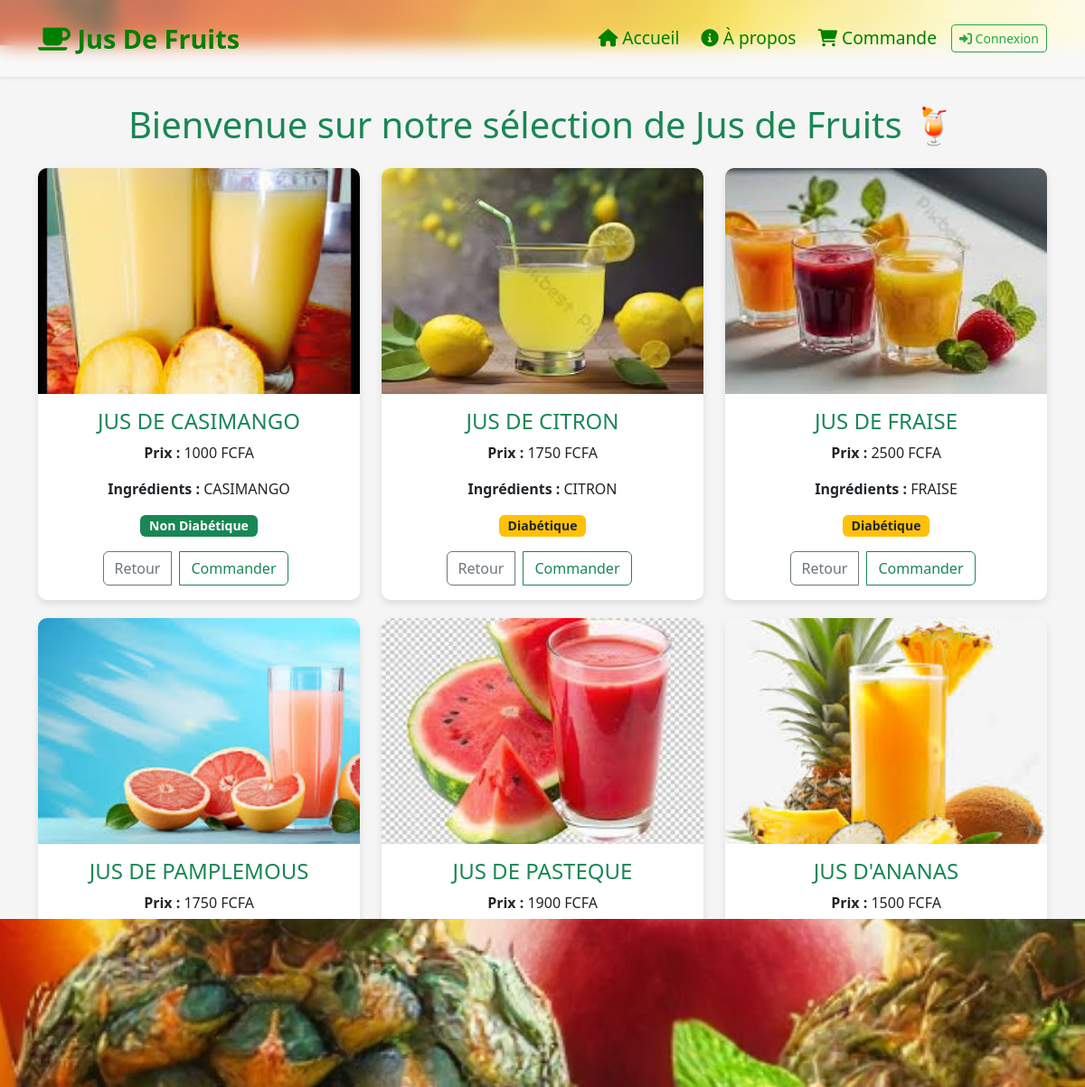
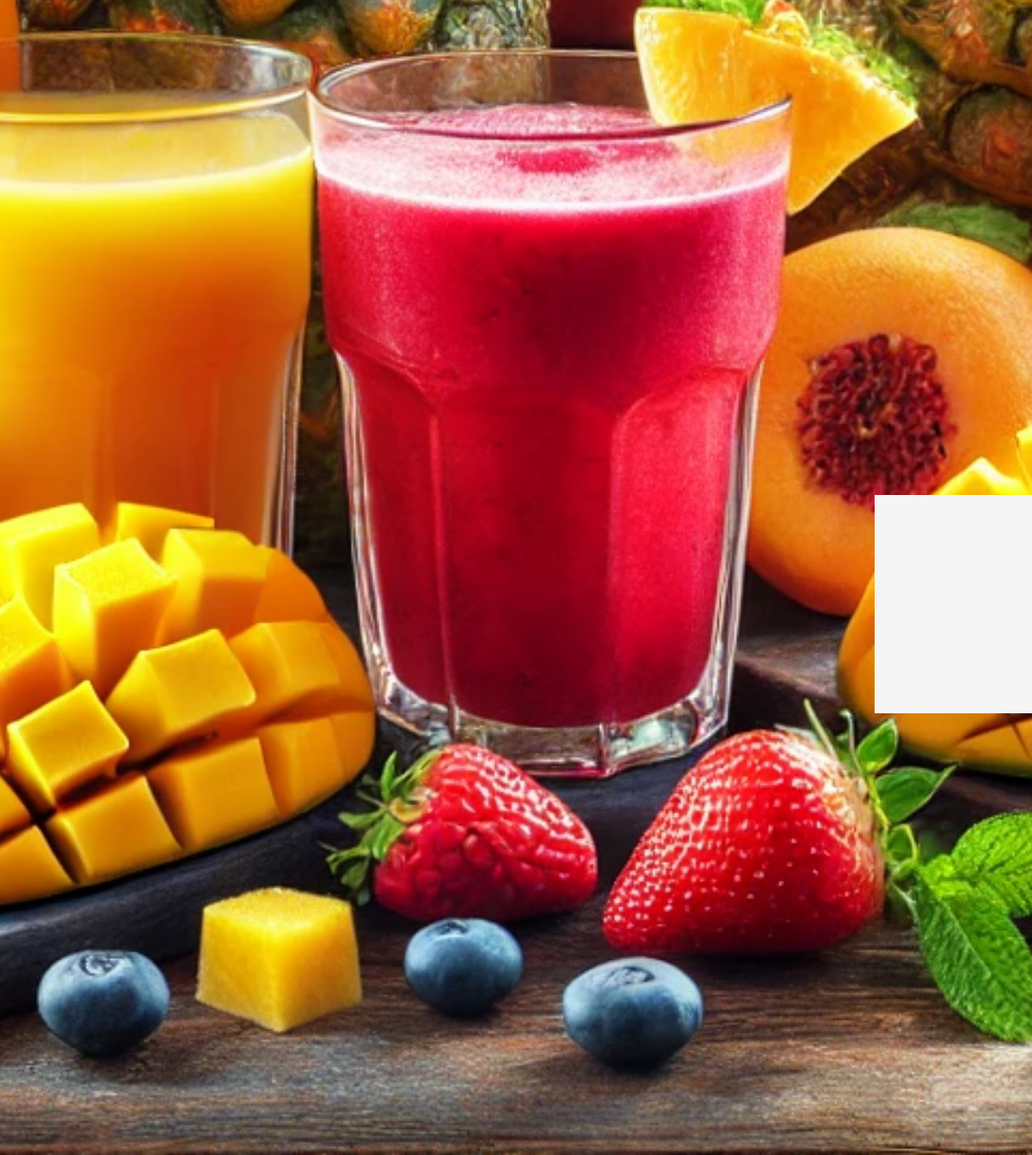
The page /about/ on the database its author committed (2 pictures, top to bottom).
### App/models.py (models this page shows, shortened)
class jus(models.Model):
    name = models.CharField(max_length=50,unique=True)
    image = models.ImageField(upload_to='static/images',null=True,blank=True)
    price = models.IntegerField()
    ingredient = models.TextField()
    diabetic = models.BooleanField()
    date = models.DateField(null=True)
    class Meta:
        verbose_name = 'jus'
        verbose_name_plural = 'jus'

### App/views.py (the view)
# urls.py: path('about/',about,name='about'),
def about(request):
    fruit = jus.objects.all()
    print(fruit[0].name)
    print(fruit[0].ingredient)
    print(fruit[0].price)
    print(fruit[0].diabetic)
    return render(request, 'pages/about.html', context={'fruits':fruit})

### App/templates/pages/about.html (shortened to what this page needs)
{% extends "../base.html" %}
{% load static %}
{% block container %}
<div class="about">
    <div class="container text-center mt-4">
        <h1 class="text-success">Bienvenue sur notre sélection de Jus de Fruits 🍹</h1>
        <div class="row justify-content-center mt-4">
            {% for fruit in fruits %}
            <div class="col-md-4">
                <div class="card product-card">
                    <img src="{{ fruit.image.url }}" class="card-img-top product-img" alt="{{ fruit.name }}">
                    <div class="card-body">
                        <h4 class="card-title text-success">{{ fruit.name }}</h4>
                        <p class="card-text"><strong>Prix :</strong> {{ fruit.price }} FCFA</p>
                        <p class="card-text"><strong>Ingrédients :</strong> {{ fruit.ingredient }}</p>
                        {% if fruit.diabetic %}
                            <span class="badge bg-warning text-dark">Diabétique</span>
                            <br>
                        {% else %}
                            <span class="badge bg-success">Non Diabétique</span>
                        {% endif %}
                        <div class="btn-group mt-3">
                            <a href="{% url 'home' %}" class="btn btn-outline-secondary">Retour</a>
                            <a href="https://wa.me/+237683941228?text=Bonjour, j'aimerais commander {{ fruit.name }}" class="btn btn-outline-success mx-2">Commander</a>
                        </div>
                    </div>
                </div>
            </div>
            {% endfor %}
        </div>
    </div>
</div>
{% endblock container %}

### App/templates/base.html (shortened to what this page needs)
{% load static %}
<!DOCTYPE html>
<html lang="fr">
<head>
    <link rel="stylesheet" href="https://cdn.jsdelivr.net/npm/bootstrap@5.3.0/dist/css/bootstrap.min.css">
    <link rel="stylesheet" href="{% static 'css/base.css' %}">
    <link rel="stylesheet" href="https://cdnjs.cloudflare.com/ajax/libs/font-awesome/6.0.0/css/all.min.css">
</head>
<body>
 <nav class="navbar navbar-expand-lg shadow-sm py-3 fixed-top transparent-navbar">
    <div class="container">
        <a class="navbar-brand fw-bold text-success" href="#">
            <i class="fa-solid fa-mug-saucer"></i> Jus De Fruits
        </a>
        <div class="collapse navbar-collapse justify-content-end" id="navbarNav">
            <ul class="navbar-nav align-items-center gap-2">
                <li class="nav-item">
                    <a class="nav-link" href="{% url 'home' %}">
                        <i class="fa-solid fa-house"></i> Accueil
                    </a>
                </li>
                <li class="nav-item">
                    <a class="nav-link" href="{% url 'apropos' %}">
                        <i class="fa-solid fa-circle-info"></i> À propos
                    </a>
                </li>
                <li class="nav-item">
                    <a class="nav-link" href="{% url 'galerie' %}">
                        <i class="fa-solid fa-cart-shopping"></i> Commande
                    </a>
                </li>
                {% if user.is_authenticated %}
                <li class="nav-item d-flex align-items-center">
                    <span class="nav-link text-primary">
                        <i class="fa-solid fa-user"></i> Bonjour, {{ user.username }}
                    </span>
                </li>
                <li class="nav-item">
                    <a class="btn btn-outline-danger btn-sm" href="{% url 'deconnexion' %}">
                        <i class="fa-solid fa-sign-out-alt"></i> Déconnexion
                    </a>
                </li>
                {% else %}
                <li class="nav-item">
                    <a class="btn btn-outline-success btn-sm" href="{% url 'connexion' %}">
                        <i class="fa-solid fa-sign-in-alt"></i> Connexion
                    </a>
                </li>
                {% endif %}
            </ul>
        </div>
    </div>
</nav>
{% block container %}{% endblock container %}
<footer style="background-color: black;" class="bg-light text-dark mt-5 pt-4 pb-2 shadow-sm border-top" >
    <div class="container">
        <div class="row">
            <div class="col-md-4 mb-3">
                <h5 class="text-success">À propos</h5>
                <p>Nous vous proposons des jus de fruits 100% naturels, faits maison avec amour et passion. Fraîcheur garantie 🍍🍓🥭</p>
            </div>
            <div class="col-md-4 mb-3">
                <h5 class="text-success">Liens rapides</h5>
                <ul class="list-unstyled">
                    <li><a href="{% url 'home' %}" class="text-dark text-decoration-none">Accueil</a></li>
                    <li><a href="{% url 'apropos' %}" class="text-dark text-decoration-none">À propos</a></li>
                    <li><a href="{% url 'galerie' %}" class="text-dark text-decoration-none">Commande</a></li>
                </ul>
            </div>
            <div class="col-md-4 mb-3">
                <h5 class="text-success">Contact</h5>
                <p><strong>Email :</strong> <a href="mailto:cedricallanndjong@gmail.com" class="text-dark text-decoration-none">cedricallanndjong@gmail.com</a></p>
                <p><strong>Téléphone :</strong> <a href="tel:+237683941228" class="text-dark text-decoration-none">+237 683 941 228</a></p>
                <p><strong>Adresse :</strong> Camp-sonel, Yaoundé</p>
            </div>
        </div>
        <hr>
        <p class="text-center mb-0">© {{ now|date:"Y" }} Jus de Fruits | Tous droits réservés ❤️</p>
    </div>
</footer>
</body>
</html>

### static/css/base.css (style rules this page uses)
body { background: url('../images/background2.webp') no-repeat center center fixed; background-size: cover; min-height: 100vh; margin: 0; padding: 0; }
.transparent-navbar { background-color: rgba(255, 255, 255, 0.342); backdrop-filter: blur(10px); }
.transparent-navbar .navbar-nav .nav-link { color: #000; }
.transparent-navbar .navbar-brand { color: #28a745; }
.transparent-navbar .btn-outline-success, .transparent-navbar .btn-outline-danger { border-color: #28a745; color: #28a745; }
footer { background-color: #000; }
nav { background-size: cover; background-position: center; background-repeat: no-repeat; box-shadow: #000 ; }
.navbar .container .navbar-brand { font-size: 1.8rem; font-weight: bold; color: green !important; }
.nav-link { font-size: 1.2rem; color: green !important; transition: 0.3s; }
.about { padding: 40px 0; background-color: #f5f5f5; }
.product-card { border-radius: 10px; border: none; box-shadow: 0px 4px 8px rgba(0, 0, 0, 0.1); transition: transform 0.3s ease-in-out; background: #fff; margin-bottom: 20px; }
.product-img { width: 100%; height: 250px; object-fit: cover; border-top-left-radius: 10px; border-top-right-radius: 10px; display: block; }
.badge { font-size: 14px; padding: 5px 10px; }
.card-body { text-align: center; }

### App/templates/base.html (style rules this page uses)
body { padding-top: 50px; }

### rows shown on the page
jus: image (picture), name "JUS DE CASIMANGO", price "1000", ingredient "CASIMANGO", diabetic "Non Diabétique"
jus: image (picture), name "JUS DE CITRON", price "1750", ingredient "CITRON", diabetic "Diabétique"
jus: image (picture), name "JUS DE FRAISE", price "2500", ingredient "FRAISE", diabetic "Diabétique"
jus: image (picture), name "JUS DE PAMPLEMOUS", price "1750", ingredient "SUCRE", diabetic "Non Diabétique"
jus: image (picture), name "JUS DE PASTEQUE", price "1900", ingredient "PASTEQUE", diabetic "Non Diabétique"
jus: image (picture), name "JUS D'ANANAS", price "1500", ingredient "ANANAS,SUCRE,EAU,CALCUIM", diabetic "Diabétique"
jus: image (picture), name "JUS D'ORANGE", price "2000", diabetic "Non Diabétique"
jus: image (picture), name "JUS D'AVOCATE", diabetic "Non Diabétique"
jus: image (picture), name "JUS DE BANANE", price "975", ingredient "BANANE", diabetic "Diabétique"
jus: image (picture), name "JUS DE POMME", price "2500", ingredient "POMME", diabetic "Non Diabétique"
jus: image (picture), name "JUS DE COROSOLE", price "1550", ingredient "SUCRE", diabetic "Diabétique"
